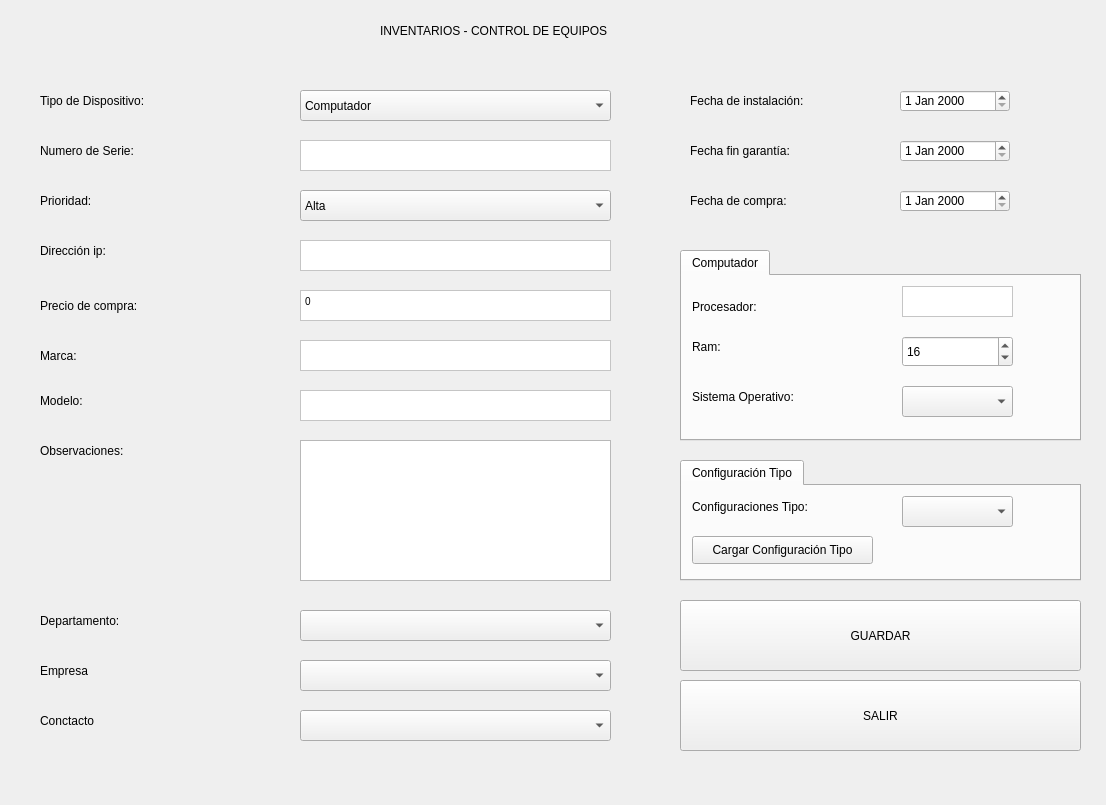
<?xml version="1.0" encoding="UTF-8"?>
<ui version="4.0">
 <class>RegistroEquipo</class>
 <widget class="QWidget" name="RegistroEquipo">
  <property name="geometry">
   <rect>
    <x>0</x>
    <y>0</y>
    <width>1106</width>
    <height>805</height>
   </rect>
  </property>
  <property name="windowTitle">
   <string>Form</string>
  </property>
  <property name="styleSheet">
   <string notr="true"/>
  </property>
  <widget class="QWidget" name="widget_2" native="true">
   <property name="enabled">
    <bool>true</bool>
   </property>
   <property name="geometry">
    <rect>
     <x>20</x>
     <y>60</y>
     <width>641</width>
     <height>521</height>
    </rect>
   </property>
   <property name="font">
    <font>
     <weight>50</weight>
     <bold>false</bold>
    </font>
   </property>
   <property name="cursor">
    <cursorShape>PointingHandCursor</cursorShape>
   </property>
   <property name="autoFillBackground">
    <bool>false</bool>
   </property>
   <property name="styleSheet">
    <string notr="true">border-color: rgb(0, 0, 0);</string>
   </property>
   <widget class="QLabel" name="label_9">
    <property name="geometry">
     <rect>
      <x>20</x>
      <y>170</y>
      <width>211</width>
      <height>41</height>
     </rect>
    </property>
    <property name="styleSheet">
     <string notr="true">font: 12pt &quot;Sitka Display&quot;;</string>
    </property>
    <property name="text">
     <string>Dirección ip:</string>
    </property>
   </widget>
   <widget class="QLabel" name="label_3">
    <property name="geometry">
     <rect>
      <x>20</x>
      <y>70</y>
      <width>211</width>
      <height>41</height>
     </rect>
    </property>
    <property name="styleSheet">
     <string notr="true">font: 12pt &quot;Sitka Display&quot;;</string>
    </property>
    <property name="text">
     <string>Numero de Serie:</string>
    </property>
   </widget>
   <widget class="QLabel" name="label_7">
    <property name="geometry">
     <rect>
      <x>20</x>
      <y>120</y>
      <width>211</width>
      <height>41</height>
     </rect>
    </property>
    <property name="styleSheet">
     <string notr="true">font: 12pt &quot;Sitka Display&quot;;</string>
    </property>
    <property name="text">
     <string>Prioridad:</string>
    </property>
   </widget>
   <widget class="QLabel" name="label_11">
    <property name="geometry">
     <rect>
      <x>20</x>
      <y>230</y>
      <width>211</width>
      <height>31</height>
     </rect>
    </property>
    <property name="styleSheet">
     <string notr="true">font: 12pt &quot;Sitka Display&quot;;</string>
    </property>
    <property name="text">
     <string>Precio de compra:</string>
    </property>
   </widget>
   <widget class="QTextEdit" name="textEdit_NumSerie">
    <property name="geometry">
     <rect>
      <x>280</x>
      <y>80</y>
      <width>311</width>
      <height>31</height>
     </rect>
    </property>
    <property name="styleSheet">
     <string notr="true">background-color: rgb(255, 255, 255);</string>
    </property>
    <property name="html">
     <string>&lt;!DOCTYPE HTML PUBLIC &quot;-//W3C//DTD HTML 4.0//EN&quot; &quot;http://www.w3.org/TR/REC-html40/strict.dtd&quot;&gt;
&lt;html&gt;&lt;head&gt;&lt;meta name=&quot;qrichtext&quot; content=&quot;1&quot; /&gt;&lt;style type=&quot;text/css&quot;&gt;
p, li { white-space: pre-wrap; }
&lt;/style&gt;&lt;/head&gt;&lt;body style=&quot; font-family:'MS Shell Dlg 2'; font-size:7.8pt; font-weight:400; font-style:normal;&quot;&gt;
&lt;p style=&quot;-qt-paragraph-type:empty; margin-top:0px; margin-bottom:0px; margin-left:0px; margin-right:0px; -qt-block-indent:0; text-indent:0px;&quot;&gt;&lt;br /&gt;&lt;/p&gt;&lt;/body&gt;&lt;/html&gt;</string>
    </property>
   </widget>
   <widget class="QTextEdit" name="textEdit_IP">
    <property name="geometry">
     <rect>
      <x>280</x>
      <y>180</y>
      <width>311</width>
      <height>31</height>
     </rect>
    </property>
    <property name="styleSheet">
     <string notr="true">background-color: rgb(255, 255, 255);</string>
    </property>
    <property name="html">
     <string>&lt;!DOCTYPE HTML PUBLIC &quot;-//W3C//DTD HTML 4.0//EN&quot; &quot;http://www.w3.org/TR/REC-html40/strict.dtd&quot;&gt;
&lt;html&gt;&lt;head&gt;&lt;meta name=&quot;qrichtext&quot; content=&quot;1&quot; /&gt;&lt;style type=&quot;text/css&quot;&gt;
p, li { white-space: pre-wrap; }
&lt;/style&gt;&lt;/head&gt;&lt;body style=&quot; font-family:'MS Shell Dlg 2'; font-size:7.8pt; font-weight:400; font-style:normal;&quot;&gt;
&lt;p style=&quot;-qt-paragraph-type:empty; margin-top:0px; margin-bottom:0px; margin-left:0px; margin-right:0px; -qt-block-indent:0; text-indent:0px;&quot;&gt;&lt;br /&gt;&lt;/p&gt;&lt;/body&gt;&lt;/html&gt;</string>
    </property>
   </widget>
   <widget class="QTextEdit" name="textEdit_precio">
    <property name="geometry">
     <rect>
      <x>280</x>
      <y>230</y>
      <width>311</width>
      <height>31</height>
     </rect>
    </property>
    <property name="styleSheet">
     <string notr="true">background-color: rgb(255, 255, 255);</string>
    </property>
    <property name="html">
     <string>&lt;!DOCTYPE HTML PUBLIC &quot;-//W3C//DTD HTML 4.0//EN&quot; &quot;http://www.w3.org/TR/REC-html40/strict.dtd&quot;&gt;
&lt;html&gt;&lt;head&gt;&lt;meta name=&quot;qrichtext&quot; content=&quot;1&quot; /&gt;&lt;style type=&quot;text/css&quot;&gt;
p, li { white-space: pre-wrap; }
&lt;/style&gt;&lt;/head&gt;&lt;body style=&quot; font-family:'MS Shell Dlg 2'; font-size:7.8pt; font-weight:400; font-style:normal;&quot;&gt;
&lt;p style=&quot; margin-top:0px; margin-bottom:0px; margin-left:0px; margin-right:0px; -qt-block-indent:0; text-indent:0px;&quot;&gt;0&lt;/p&gt;&lt;/body&gt;&lt;/html&gt;</string>
    </property>
   </widget>
   <widget class="QComboBox" name="comboBox_Priorid">
    <property name="geometry">
     <rect>
      <x>280</x>
      <y>130</y>
      <width>311</width>
      <height>31</height>
     </rect>
    </property>
    <item>
     <property name="text">
      <string>Alta</string>
     </property>
    </item>
    <item>
     <property name="text">
      <string>Media</string>
     </property>
    </item>
    <item>
     <property name="text">
      <string>Baja</string>
     </property>
    </item>
   </widget>
   <widget class="QLabel" name="label_13">
    <property name="geometry">
     <rect>
      <x>20</x>
      <y>20</y>
      <width>211</width>
      <height>41</height>
     </rect>
    </property>
    <property name="styleSheet">
     <string notr="true">font: 12pt &quot;Sitka Display&quot;;</string>
    </property>
    <property name="text">
     <string>Tipo de Dispositivo:</string>
    </property>
   </widget>
   <widget class="QComboBox" name="comboBox_TipDisp">
    <property name="geometry">
     <rect>
      <x>280</x>
      <y>30</y>
      <width>311</width>
      <height>31</height>
     </rect>
    </property>
    <item>
     <property name="text">
      <string>Computador</string>
     </property>
    </item>
    <item>
     <property name="text">
      <string>Impresora</string>
     </property>
    </item>
   </widget>
   <widget class="QLabel" name="label_32">
    <property name="geometry">
     <rect>
      <x>20</x>
      <y>280</y>
      <width>211</width>
      <height>31</height>
     </rect>
    </property>
    <property name="styleSheet">
     <string notr="true">font: 12pt &quot;Sitka Display&quot;;</string>
    </property>
    <property name="text">
     <string>Marca:</string>
    </property>
   </widget>
   <widget class="QLabel" name="label_33">
    <property name="geometry">
     <rect>
      <x>20</x>
      <y>320</y>
      <width>211</width>
      <height>41</height>
     </rect>
    </property>
    <property name="styleSheet">
     <string notr="true">font: 12pt &quot;Sitka Display&quot;;</string>
    </property>
    <property name="text">
     <string>Modelo:</string>
    </property>
   </widget>
   <widget class="QTextEdit" name="textEdit_Marca">
    <property name="geometry">
     <rect>
      <x>280</x>
      <y>280</y>
      <width>311</width>
      <height>31</height>
     </rect>
    </property>
    <property name="styleSheet">
     <string notr="true">background-color: rgb(255, 255, 255);</string>
    </property>
    <property name="html">
     <string>&lt;!DOCTYPE HTML PUBLIC &quot;-//W3C//DTD HTML 4.0//EN&quot; &quot;http://www.w3.org/TR/REC-html40/strict.dtd&quot;&gt;
&lt;html&gt;&lt;head&gt;&lt;meta name=&quot;qrichtext&quot; content=&quot;1&quot; /&gt;&lt;style type=&quot;text/css&quot;&gt;
p, li { white-space: pre-wrap; }
&lt;/style&gt;&lt;/head&gt;&lt;body style=&quot; font-family:'MS Shell Dlg 2'; font-size:7.8pt; font-weight:400; font-style:normal;&quot;&gt;
&lt;p style=&quot;-qt-paragraph-type:empty; margin-top:0px; margin-bottom:0px; margin-left:0px; margin-right:0px; -qt-block-indent:0; text-indent:0px;&quot;&gt;&lt;br /&gt;&lt;/p&gt;&lt;/body&gt;&lt;/html&gt;</string>
    </property>
   </widget>
   <widget class="QTextEdit" name="textEdit_Modelo">
    <property name="geometry">
     <rect>
      <x>280</x>
      <y>330</y>
      <width>311</width>
      <height>31</height>
     </rect>
    </property>
    <property name="styleSheet">
     <string notr="true">background-color: rgb(255, 255, 255);</string>
    </property>
    <property name="html">
     <string>&lt;!DOCTYPE HTML PUBLIC &quot;-//W3C//DTD HTML 4.0//EN&quot; &quot;http://www.w3.org/TR/REC-html40/strict.dtd&quot;&gt;
&lt;html&gt;&lt;head&gt;&lt;meta name=&quot;qrichtext&quot; content=&quot;1&quot; /&gt;&lt;style type=&quot;text/css&quot;&gt;
p, li { white-space: pre-wrap; }
&lt;/style&gt;&lt;/head&gt;&lt;body style=&quot; font-family:'MS Shell Dlg 2'; font-size:7.8pt; font-weight:400; font-style:normal;&quot;&gt;
&lt;p style=&quot;-qt-paragraph-type:empty; margin-top:0px; margin-bottom:0px; margin-left:0px; margin-right:0px; -qt-block-indent:0; text-indent:0px;&quot;&gt;&lt;br /&gt;&lt;/p&gt;&lt;/body&gt;&lt;/html&gt;</string>
    </property>
   </widget>
   <widget class="QLabel" name="label_10">
    <property name="geometry">
     <rect>
      <x>20</x>
      <y>370</y>
      <width>211</width>
      <height>41</height>
     </rect>
    </property>
    <property name="styleSheet">
     <string notr="true">font: 12pt &quot;Sitka Display&quot;;</string>
    </property>
    <property name="text">
     <string>Observaciones:</string>
    </property>
   </widget>
   <widget class="QPlainTextEdit" name="plainTextEdit_observ">
    <property name="geometry">
     <rect>
      <x>280</x>
      <y>380</y>
      <width>311</width>
      <height>141</height>
     </rect>
    </property>
    <property name="plainText">
     <string/>
    </property>
   </widget>
  </widget>
  <widget class="QPushButton" name="pushButton_Guardar">
   <property name="geometry">
    <rect>
     <x>680</x>
     <y>600</y>
     <width>401</width>
     <height>71</height>
    </rect>
   </property>
   <property name="styleSheet">
    <string notr="true"/>
   </property>
   <property name="text">
    <string>GUARDAR</string>
   </property>
  </widget>
  <widget class="QWidget" name="widget" native="true">
   <property name="geometry">
    <rect>
     <x>680</x>
     <y>60</y>
     <width>401</width>
     <height>191</height>
    </rect>
   </property>
   <property name="autoFillBackground">
    <bool>false</bool>
   </property>
   <property name="styleSheet">
    <string notr="true"/>
   </property>
   <widget class="QLabel" name="label_6">
    <property name="geometry">
     <rect>
      <x>10</x>
      <y>120</y>
      <width>211</width>
      <height>41</height>
     </rect>
    </property>
    <property name="styleSheet">
     <string notr="true">font: 12pt &quot;Sitka Display&quot;;</string>
    </property>
    <property name="text">
     <string>Fecha de compra:</string>
    </property>
   </widget>
   <widget class="QLabel" name="label_5">
    <property name="geometry">
     <rect>
      <x>10</x>
      <y>70</y>
      <width>211</width>
      <height>41</height>
     </rect>
    </property>
    <property name="styleSheet">
     <string notr="true">font: 12pt &quot;Sitka Display&quot;;</string>
    </property>
    <property name="text">
     <string>Fecha fin garantía:</string>
    </property>
   </widget>
   <widget class="QLabel" name="label_4">
    <property name="geometry">
     <rect>
      <x>10</x>
      <y>20</y>
      <width>211</width>
      <height>41</height>
     </rect>
    </property>
    <property name="styleSheet">
     <string notr="true">font: 12pt &quot;Sitka Display&quot;;</string>
    </property>
    <property name="text">
     <string>Fecha de instalación:</string>
    </property>
   </widget>
   <widget class="QDateEdit" name="dateEdit_FechIns">
    <property name="geometry">
     <rect>
      <x>220</x>
      <y>30</y>
      <width>110</width>
      <height>22</height>
     </rect>
    </property>
   </widget>
   <widget class="QDateEdit" name="dateEdit_FechFinGa">
    <property name="geometry">
     <rect>
      <x>220</x>
      <y>80</y>
      <width>110</width>
      <height>22</height>
     </rect>
    </property>
   </widget>
   <widget class="QDateEdit" name="dateEdit_FechComp">
    <property name="geometry">
     <rect>
      <x>220</x>
      <y>130</y>
      <width>110</width>
      <height>22</height>
     </rect>
    </property>
   </widget>
  </widget>
  <widget class="QLabel" name="label_12">
   <property name="geometry">
    <rect>
     <x>380</x>
     <y>0</y>
     <width>331</width>
     <height>61</height>
    </rect>
   </property>
   <property name="styleSheet">
    <string notr="true">font: 12pt &quot;Sitka Display&quot;;</string>
   </property>
   <property name="text">
    <string>INVENTARIOS - CONTROL DE EQUIPOS</string>
   </property>
  </widget>
  <widget class="QPushButton" name="pushButton">
   <property name="geometry">
    <rect>
     <x>680</x>
     <y>680</y>
     <width>401</width>
     <height>71</height>
    </rect>
   </property>
   <property name="styleSheet">
    <string notr="true"/>
   </property>
   <property name="text">
    <string>SALIR</string>
   </property>
  </widget>
  <widget class="QTabWidget" name="tabWidget_CaracPc">
   <property name="geometry">
    <rect>
     <x>680</x>
     <y>250</y>
     <width>401</width>
     <height>191</height>
    </rect>
   </property>
   <property name="autoFillBackground">
    <bool>false</bool>
   </property>
   <property name="currentIndex">
    <number>0</number>
   </property>
   <widget class="QWidget" name="tab">
    <attribute name="title">
     <string>Computador</string>
    </attribute>
    <widget class="QTextEdit" name="textEdit_Procesador">
     <property name="geometry">
      <rect>
       <x>220</x>
       <y>10</y>
       <width>111</width>
       <height>31</height>
      </rect>
     </property>
     <property name="styleSheet">
      <string notr="true">background-color: rgb(255, 255, 255);</string>
     </property>
     <property name="html">
      <string>&lt;!DOCTYPE HTML PUBLIC &quot;-//W3C//DTD HTML 4.0//EN&quot; &quot;http://www.w3.org/TR/REC-html40/strict.dtd&quot;&gt;
&lt;html&gt;&lt;head&gt;&lt;meta name=&quot;qrichtext&quot; content=&quot;1&quot; /&gt;&lt;style type=&quot;text/css&quot;&gt;
p, li { white-space: pre-wrap; }
&lt;/style&gt;&lt;/head&gt;&lt;body style=&quot; font-family:'MS Shell Dlg 2'; font-size:7.8pt; font-weight:400; font-style:normal;&quot;&gt;
&lt;p style=&quot;-qt-paragraph-type:empty; margin-top:0px; margin-bottom:0px; margin-left:0px; margin-right:0px; -qt-block-indent:0; text-indent:0px;&quot;&gt;&lt;br /&gt;&lt;/p&gt;&lt;/body&gt;&lt;/html&gt;</string>
     </property>
    </widget>
    <widget class="QLabel" name="label_14">
     <property name="geometry">
      <rect>
       <x>10</x>
       <y>10</y>
       <width>211</width>
       <height>41</height>
      </rect>
     </property>
     <property name="styleSheet">
      <string notr="true">font: 12pt &quot;Sitka Display&quot;;</string>
     </property>
     <property name="text">
      <string>Procesador:</string>
     </property>
    </widget>
    <widget class="QLabel" name="label_15">
     <property name="geometry">
      <rect>
       <x>10</x>
       <y>50</y>
       <width>211</width>
       <height>41</height>
      </rect>
     </property>
     <property name="styleSheet">
      <string notr="true">font: 12pt &quot;Sitka Display&quot;;</string>
     </property>
     <property name="text">
      <string>Ram:</string>
     </property>
    </widget>
    <widget class="QSpinBox" name="spinBox_Ram">
     <property name="geometry">
      <rect>
       <x>220</x>
       <y>60</y>
       <width>111</width>
       <height>31</height>
      </rect>
     </property>
     <property name="value">
      <number>16</number>
     </property>
    </widget>
    <widget class="QComboBox" name="comboBox_So">
     <property name="geometry">
      <rect>
       <x>220</x>
       <y>110</y>
       <width>111</width>
       <height>31</height>
      </rect>
     </property>
    </widget>
    <widget class="QLabel" name="label_19">
     <property name="geometry">
      <rect>
       <x>10</x>
       <y>100</y>
       <width>171</width>
       <height>41</height>
      </rect>
     </property>
     <property name="styleSheet">
      <string notr="true">font: 12pt &quot;Sitka Display&quot;;</string>
     </property>
     <property name="text">
      <string>Sistema Operativo:</string>
     </property>
    </widget>
   </widget>
  </widget>
  <widget class="QWidget" name="widget_3" native="true">
   <property name="geometry">
    <rect>
     <x>20</x>
     <y>590</y>
     <width>641</width>
     <height>191</height>
    </rect>
   </property>
   <property name="autoFillBackground">
    <bool>false</bool>
   </property>
   <property name="styleSheet">
    <string notr="true">border-color: rgb(0, 0, 0);</string>
   </property>
   <widget class="QLabel" name="label_16">
    <property name="geometry">
     <rect>
      <x>20</x>
      <y>10</y>
      <width>211</width>
      <height>41</height>
     </rect>
    </property>
    <property name="styleSheet">
     <string notr="true">font: 12pt &quot;Sitka Display&quot;;</string>
    </property>
    <property name="text">
     <string>Departamento:</string>
    </property>
   </widget>
   <widget class="QComboBox" name="comboBox_Depar">
    <property name="geometry">
     <rect>
      <x>280</x>
      <y>20</y>
      <width>311</width>
      <height>31</height>
     </rect>
    </property>
   </widget>
   <widget class="QComboBox" name="comboBox_Empresa">
    <property name="geometry">
     <rect>
      <x>280</x>
      <y>70</y>
      <width>311</width>
      <height>31</height>
     </rect>
    </property>
   </widget>
   <widget class="QComboBox" name="comboBox_Contacto">
    <property name="geometry">
     <rect>
      <x>280</x>
      <y>120</y>
      <width>311</width>
      <height>31</height>
     </rect>
    </property>
   </widget>
   <widget class="QLabel" name="label_17">
    <property name="geometry">
     <rect>
      <x>20</x>
      <y>60</y>
      <width>211</width>
      <height>41</height>
     </rect>
    </property>
    <property name="styleSheet">
     <string notr="true">font: 12pt &quot;Sitka Display&quot;;</string>
    </property>
    <property name="text">
     <string>Empresa</string>
    </property>
   </widget>
   <widget class="QLabel" name="label_18">
    <property name="geometry">
     <rect>
      <x>20</x>
      <y>110</y>
      <width>211</width>
      <height>41</height>
     </rect>
    </property>
    <property name="styleSheet">
     <string notr="true">font: 12pt &quot;Sitka Display&quot;;</string>
    </property>
    <property name="text">
     <string>Conctacto</string>
    </property>
   </widget>
   <widget class="Line" name="line">
    <property name="geometry">
     <rect>
      <x>0</x>
      <y>-17</y>
      <width>118</width>
      <height>20</height>
     </rect>
    </property>
    <property name="orientation">
     <enum>Qt::Horizontal</enum>
    </property>
   </widget>
  </widget>
  <widget class="QTabWidget" name="tabWidget_ConfigTip">
   <property name="geometry">
    <rect>
     <x>680</x>
     <y>460</y>
     <width>401</width>
     <height>121</height>
    </rect>
   </property>
   <property name="autoFillBackground">
    <bool>false</bool>
   </property>
   <property name="currentIndex">
    <number>0</number>
   </property>
   <widget class="QWidget" name="tab_4">
    <attribute name="title">
     <string>Configuración Tipo</string>
    </attribute>
    <widget class="QLabel" name="label_28">
     <property name="geometry">
      <rect>
       <x>10</x>
       <y>0</y>
       <width>181</width>
       <height>41</height>
      </rect>
     </property>
     <property name="styleSheet">
      <string notr="true">font: 12pt &quot;Sitka Display&quot;;</string>
     </property>
     <property name="text">
      <string>Configuraciones Tipo:</string>
     </property>
    </widget>
    <widget class="QComboBox" name="comboBox_ConfigTip">
     <property name="geometry">
      <rect>
       <x>220</x>
       <y>10</y>
       <width>111</width>
       <height>31</height>
      </rect>
     </property>
    </widget>
    <widget class="QPushButton" name="pushButton_CargarConFt">
     <property name="geometry">
      <rect>
       <x>10</x>
       <y>50</y>
       <width>181</width>
       <height>28</height>
      </rect>
     </property>
     <property name="text">
      <string>Cargar Configuración Tipo</string>
     </property>
    </widget>
   </widget>
  </widget>
  <widget class="QLabel" name="label">
   <property name="geometry">
    <rect>
     <x>0</x>
     <y>-30</y>
     <width>2371</width>
     <height>1231</height>
    </rect>
   </property>
   <property name="autoFillBackground">
    <bool>false</bool>
   </property>
   <property name="styleSheet">
    <string notr="true">border-image: url(:/Fondos/Recursos/fondo13.jpg);</string>
   </property>
   <property name="text">
    <string/>
   </property>
  </widget>
  <action name="actionConfiguracion_Tipo">
   <property name="icon">
    <iconset resource="decorativos.qrc">
     <normaloff>:/Iconos/Recursos/iconoActualizar.png</normaloff>:/Iconos/Recursos/iconoActualizar.png</iconset>
   </property>
   <property name="text">
    <string>Configuracion Tipo</string>
   </property>
  </action>
  <action name="actionRealizar_Accion">
   <property name="icon">
    <iconset>
     <normaloff>:/Fondos/Recursos/martillo.png</normaloff>:/Fondos/Recursos/martillo.png</iconset>
   </property>
   <property name="text">
    <string>Realizar Accion</string>
   </property>
  </action>
  <zorder>label</zorder>
  <zorder>widget_2</zorder>
  <zorder>pushButton_Guardar</zorder>
  <zorder>widget</zorder>
  <zorder>label_12</zorder>
  <zorder>pushButton</zorder>
  <zorder>tabWidget_CaracPc</zorder>
  <zorder>widget_3</zorder>
  <zorder>tabWidget_ConfigTip</zorder>
 </widget>
 <resources>
  <include location="decorativos.qrc"/>
 </resources>
 <connections>
  <connection>
   <sender>pushButton</sender>
   <signal>clicked()</signal>
   <receiver>RegistroEquipo</receiver>
   <slot>close()</slot>
   <hints>
    <hint type="sourcelabel">
     <x>619</x>
     <y>790</y>
    </hint>
    <hint type="destinationlabel">
     <x>931</x>
     <y>813</y>
    </hint>
   </hints>
  </connection>
 </connections>
</ui>
